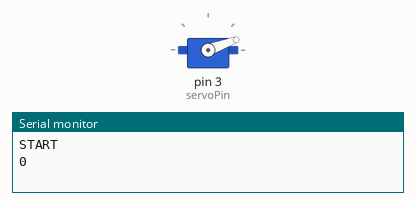
A sketch run on a simulated Arduino Uno, built with avr-gcc and run on an emulated ATmega328P. Parts: servo, the last lines printed to the serial monitor.

Above: at 0.05 s.
At 1.5 s:
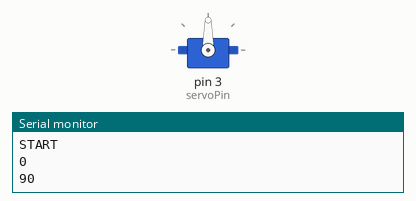
At 3.0 s:
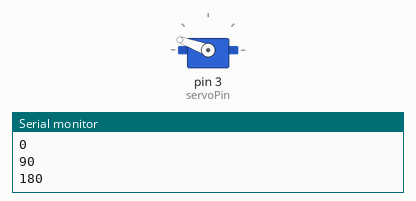
Timing chart, 0 to 6.9 s (numbered marks = the images above):
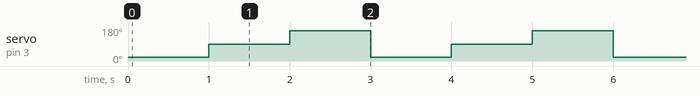

The sketch:

MotorTest.ino
```cpp
// Include the Servo library
#include <Servo.h>
// Declare the Servo pin
int servoPin = 3;
// Create a servo object
Servo Servo1;
void setup() {
   Serial.begin(9600);
   // We need to attach the servo to the used pin number
   Servo1.attach(servoPin);
}
void loop(){
   Serial.println("START");
   // Make servo go to 0 degrees
   Servo1.write(20);
   Serial.println("0");
   delay(1000);
   // Make servo go to 90 degrees
   Servo1.write(90);
   Serial.println("90");
   delay(1000);
   // Make servo go to 180 degrees
   Servo1.write(160);
   Serial.println("180");
   delay(1000);
   Serial.println("END");
}
```

Measured:
- by itself, servo on pin 3 (servoPin): repeats every 3.0 s: 160° 1.0 s, 20° 1.0 s, 90° 1.0 s
